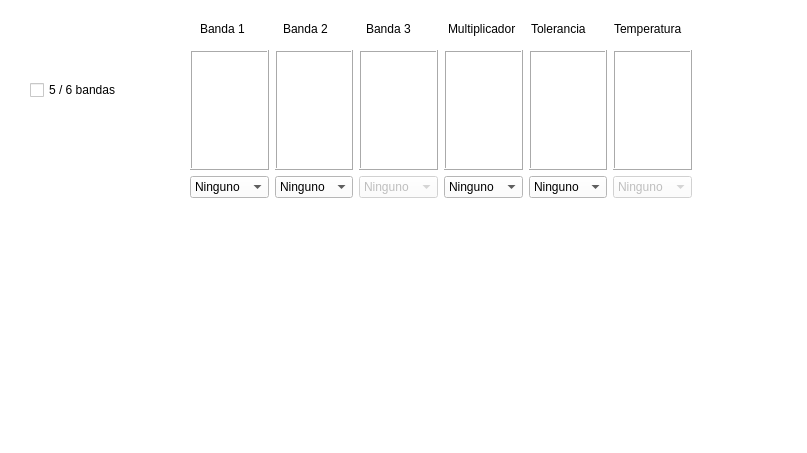
<?xml version="1.0" encoding="UTF-8"?>
<ui version="4.0">
 <class>Dialog</class>
 <widget class="QDialog" name="Dialog">
  <property name="geometry">
   <rect>
    <x>0</x>
    <y>0</y>
    <width>807</width>
    <height>453</height>
   </rect>
  </property>
  <property name="windowTitle">
   <string>Dialog</string>
  </property>
  <property name="styleSheet">
   <string notr="true">background-color: rgb(255, 255, 255);</string>
  </property>
  <widget class="QWidget" name="layoutWidget">
   <property name="geometry">
    <rect>
     <x>190</x>
     <y>50</y>
     <width>502</width>
     <height>301</height>
    </rect>
   </property>
   <layout class="QVBoxLayout" name="verticalLayout_2">
    <item>
     <layout class="QVBoxLayout" name="verticalLayout">
      <item>
       <layout class="QHBoxLayout" name="horizontalLayout_2">
        <item>
         <widget class="QFrame" name="frame">
          <property name="autoFillBackground">
           <bool>false</bool>
          </property>
          <property name="styleSheet">
           <string notr="true"/>
          </property>
          <property name="frameShape">
           <enum>QFrame::Box</enum>
          </property>
          <property name="frameShadow">
           <enum>QFrame::Raised</enum>
          </property>
         </widget>
        </item>
        <item>
         <widget class="QFrame" name="frame_2">
          <property name="autoFillBackground">
           <bool>false</bool>
          </property>
          <property name="styleSheet">
           <string notr="true"/>
          </property>
          <property name="frameShape">
           <enum>QFrame::Box</enum>
          </property>
          <property name="frameShadow">
           <enum>QFrame::Raised</enum>
          </property>
         </widget>
        </item>
        <item>
         <widget class="QFrame" name="frame_6">
          <property name="enabled">
           <bool>false</bool>
          </property>
          <property name="autoFillBackground">
           <bool>false</bool>
          </property>
          <property name="styleSheet">
           <string notr="true"/>
          </property>
          <property name="frameShape">
           <enum>QFrame::Box</enum>
          </property>
          <property name="frameShadow">
           <enum>QFrame::Raised</enum>
          </property>
         </widget>
        </item>
        <item>
         <widget class="QFrame" name="frame_3">
          <property name="autoFillBackground">
           <bool>false</bool>
          </property>
          <property name="styleSheet">
           <string notr="true"/>
          </property>
          <property name="frameShape">
           <enum>QFrame::Box</enum>
          </property>
          <property name="frameShadow">
           <enum>QFrame::Raised</enum>
          </property>
         </widget>
        </item>
        <item>
         <widget class="QFrame" name="frame_4">
          <property name="autoFillBackground">
           <bool>false</bool>
          </property>
          <property name="styleSheet">
           <string notr="true"/>
          </property>
          <property name="frameShape">
           <enum>QFrame::Box</enum>
          </property>
          <property name="frameShadow">
           <enum>QFrame::Raised</enum>
          </property>
         </widget>
        </item>
        <item>
         <widget class="QFrame" name="frame_5">
          <property name="enabled">
           <bool>false</bool>
          </property>
          <property name="autoFillBackground">
           <bool>false</bool>
          </property>
          <property name="styleSheet">
           <string notr="true"/>
          </property>
          <property name="frameShape">
           <enum>QFrame::Box</enum>
          </property>
          <property name="frameShadow">
           <enum>QFrame::Raised</enum>
          </property>
         </widget>
        </item>
       </layout>
      </item>
      <item>
       <layout class="QHBoxLayout" name="horizontalLayout">
        <item>
         <widget class="QComboBox" name="comboBox">
          <item>
           <property name="text">
            <string>Ninguno</string>
           </property>
          </item>
          <item>
           <property name="text">
            <string>Negro</string>
           </property>
          </item>
          <item>
           <property name="text">
            <string>Cafe</string>
           </property>
          </item>
          <item>
           <property name="text">
            <string>Rojo</string>
           </property>
          </item>
          <item>
           <property name="text">
            <string>Naranja</string>
           </property>
          </item>
          <item>
           <property name="text">
            <string>Amarillo</string>
           </property>
          </item>
          <item>
           <property name="text">
            <string>Verde</string>
           </property>
          </item>
          <item>
           <property name="text">
            <string>Azul</string>
           </property>
          </item>
          <item>
           <property name="text">
            <string>Violeta</string>
           </property>
          </item>
          <item>
           <property name="text">
            <string>Gris</string>
           </property>
          </item>
          <item>
           <property name="text">
            <string>Blanco</string>
           </property>
          </item>
         </widget>
        </item>
        <item>
         <widget class="QComboBox" name="comboBox_2">
          <item>
           <property name="text">
            <string>Ninguno</string>
           </property>
          </item>
          <item>
           <property name="text">
            <string>Negro</string>
           </property>
          </item>
          <item>
           <property name="text">
            <string>Cafe</string>
           </property>
          </item>
          <item>
           <property name="text">
            <string>Rojo</string>
           </property>
          </item>
          <item>
           <property name="text">
            <string>Naranja</string>
           </property>
          </item>
          <item>
           <property name="text">
            <string>Amarillo</string>
           </property>
          </item>
          <item>
           <property name="text">
            <string>Verde</string>
           </property>
          </item>
          <item>
           <property name="text">
            <string>Azul</string>
           </property>
          </item>
          <item>
           <property name="text">
            <string>Violeta</string>
           </property>
          </item>
          <item>
           <property name="text">
            <string>Gris</string>
           </property>
          </item>
          <item>
           <property name="text">
            <string>Blanco</string>
           </property>
          </item>
         </widget>
        </item>
        <item>
         <widget class="QComboBox" name="comboBox_6">
          <property name="enabled">
           <bool>false</bool>
          </property>
          <item>
           <property name="text">
            <string>Ninguno</string>
           </property>
          </item>
          <item>
           <property name="text">
            <string>Negro</string>
           </property>
          </item>
          <item>
           <property name="text">
            <string>Cafe</string>
           </property>
          </item>
          <item>
           <property name="text">
            <string>Rojo</string>
           </property>
          </item>
          <item>
           <property name="text">
            <string>Naranja</string>
           </property>
          </item>
          <item>
           <property name="text">
            <string>Amarillo</string>
           </property>
          </item>
          <item>
           <property name="text">
            <string>Verde</string>
           </property>
          </item>
          <item>
           <property name="text">
            <string>Azul</string>
           </property>
          </item>
          <item>
           <property name="text">
            <string>Violeta</string>
           </property>
          </item>
          <item>
           <property name="text">
            <string>Gris</string>
           </property>
          </item>
          <item>
           <property name="text">
            <string>Blanco</string>
           </property>
          </item>
         </widget>
        </item>
        <item>
         <widget class="QComboBox" name="comboBox_3">
          <item>
           <property name="text">
            <string>Ninguno</string>
           </property>
          </item>
          <item>
           <property name="text">
            <string>Negro</string>
           </property>
          </item>
          <item>
           <property name="text">
            <string>Cafe</string>
           </property>
          </item>
          <item>
           <property name="text">
            <string>Rojo</string>
           </property>
          </item>
          <item>
           <property name="text">
            <string>Naranja</string>
           </property>
          </item>
          <item>
           <property name="text">
            <string>Amarillo</string>
           </property>
          </item>
          <item>
           <property name="text">
            <string>Verde</string>
           </property>
          </item>
          <item>
           <property name="text">
            <string>Azul</string>
           </property>
          </item>
          <item>
           <property name="text">
            <string>Violeta</string>
           </property>
          </item>
          <item>
           <property name="text">
            <string>Gris</string>
           </property>
          </item>
          <item>
           <property name="text">
            <string>Blanco</string>
           </property>
          </item>
          <item>
           <property name="text">
            <string>Dorado</string>
           </property>
          </item>
          <item>
           <property name="text">
            <string>Plata</string>
           </property>
          </item>
         </widget>
        </item>
        <item>
         <widget class="QComboBox" name="comboBox_4">
          <item>
           <property name="text">
            <string>Ninguno</string>
           </property>
          </item>
          <item>
           <property name="text">
            <string>Cafe</string>
           </property>
          </item>
          <item>
           <property name="text">
            <string>Rojo</string>
           </property>
          </item>
          <item>
           <property name="text">
            <string>Amarillo</string>
           </property>
          </item>
          <item>
           <property name="text">
            <string>Verde</string>
           </property>
          </item>
          <item>
           <property name="text">
            <string>Azul</string>
           </property>
          </item>
          <item>
           <property name="text">
            <string>Violeta</string>
           </property>
          </item>
          <item>
           <property name="text">
            <string>Gris</string>
           </property>
          </item>
          <item>
           <property name="text">
            <string>Dorado</string>
           </property>
          </item>
          <item>
           <property name="text">
            <string>Plata</string>
           </property>
          </item>
         </widget>
        </item>
        <item>
         <widget class="QComboBox" name="comboBox_5">
          <property name="enabled">
           <bool>false</bool>
          </property>
          <item>
           <property name="text">
            <string>Ninguno</string>
           </property>
          </item>
          <item>
           <property name="text">
            <string>Cafe</string>
           </property>
          </item>
          <item>
           <property name="text">
            <string>Rojo</string>
           </property>
          </item>
          <item>
           <property name="text">
            <string>Naranja</string>
           </property>
          </item>
          <item>
           <property name="text">
            <string>Amarillo</string>
           </property>
          </item>
          <item>
           <property name="text">
            <string>Verde</string>
           </property>
          </item>
          <item>
           <property name="text">
            <string>Azul</string>
           </property>
          </item>
          <item>
           <property name="text">
            <string>Violeta</string>
           </property>
          </item>
          <item>
           <property name="text">
            <string>Gris</string>
           </property>
          </item>
         </widget>
        </item>
       </layout>
      </item>
     </layout>
    </item>
    <item>
     <widget class="QLabel" name="label">
      <property name="font">
       <font>
        <pointsize>11</pointsize>
        <strikeout>false</strikeout>
        <stylestrategy>PreferDefault</stylestrategy>
       </font>
      </property>
      <property name="text">
       <string/>
      </property>
      <property name="scaledContents">
       <bool>true</bool>
      </property>
      <property name="wordWrap">
       <bool>true</bool>
      </property>
     </widget>
    </item>
   </layout>
  </widget>
  <widget class="QCheckBox" name="checkBox">
   <property name="geometry">
    <rect>
     <x>30</x>
     <y>80</y>
     <width>101</width>
     <height>20</height>
    </rect>
   </property>
   <property name="text">
    <string>5 / 6 bandas</string>
   </property>
  </widget>
  <widget class="QWidget" name="">
   <property name="geometry">
    <rect>
     <x>200</x>
     <y>20</y>
     <width>491</width>
     <height>18</height>
    </rect>
   </property>
   <layout class="QHBoxLayout" name="horizontalLayout_3">
    <item>
     <widget class="QLabel" name="label_2">
      <property name="text">
       <string>Banda 1</string>
      </property>
     </widget>
    </item>
    <item>
     <widget class="QLabel" name="label_3">
      <property name="text">
       <string>Banda 2</string>
      </property>
     </widget>
    </item>
    <item>
     <widget class="QLabel" name="label_4">
      <property name="text">
       <string>Banda 3</string>
      </property>
     </widget>
    </item>
    <item>
     <widget class="QLabel" name="label_5">
      <property name="text">
       <string>Multiplicador</string>
      </property>
     </widget>
    </item>
    <item>
     <widget class="QLabel" name="label_6">
      <property name="text">
       <string>Tolerancia</string>
      </property>
     </widget>
    </item>
    <item>
     <widget class="QLabel" name="label_7">
      <property name="text">
       <string>Temperatura</string>
      </property>
     </widget>
    </item>
   </layout>
  </widget>
 </widget>
 <resources/>
 <connections/>
</ui>
